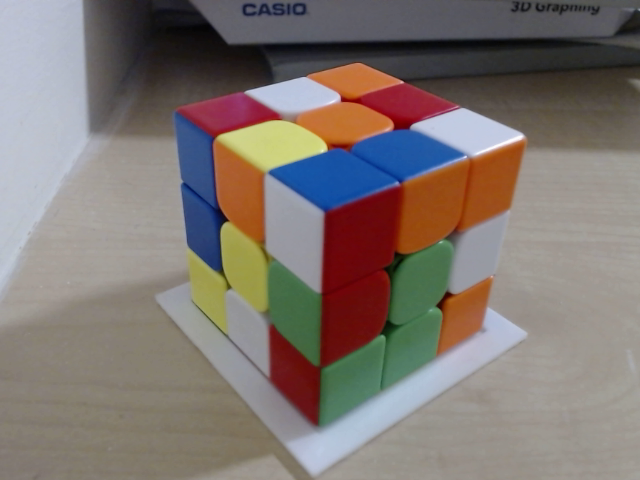
#> input picture CubeSolver2/full pictures/v4-7-test/test-1-1.png, 640 x 480 px
$ python TrainingImagesExtractor.py
#> lines starting #> are read from the running program, lines starting #| are printed output that depends on the picture; after the words box and inside, x2 and y2 are one past the last pixel; in counts of white or black regions, pixels touching at a corner belong together
import cv2
import os

testing_folder_path = os.path.join(os.path.dirname(os.path.dirname(__file__)), "testing")
fullpic_folder_path = os.path.join(os.path.dirname(os.path.dirname(__file__)), "full pictures", "v4-7-test")
os.makedirs(testing_folder_path, exist_ok=True)

def get_next_set_number():
    count = 1  # Start checking from 1
    while True:
        # Define the prefix and the substring to check
        prefix = f'{count}-'
        substring = f'.{count}-'

        # Check if there are files with either the prefix or the substring
        files_with_prefix_or_substring = any(fn.startswith(prefix) for fn in os.listdir('.'))
        files_two = any(substring in fn for fn in os.listdir('.'))
        if files_with_prefix_or_substring == True or files_two == True:
            pass
        else:
            return count  # Return the first available number
        count += 1
        # Increment to check the next number

# Determine the starting set number based on existing files
starting_set_number = get_next_set_number()
# Dictionary of polygons with keys as identifiers
polygons = {
    'F1': (247, 240, 24, 21),
    'F2': (295, 224, 21, 18),
    'F3': (331, 210, 21, 17),
    'F4': (283, 260, 39, 19),
    'F5': (336, 238, 25, 22),
    'F6': (370, 222, 26, 20),
    'F7': (337, 277, 33, 26),
    'F8': (380, 256, 29, 24),
    'F9': (415, 236, 29, 23),
    'L1': (227, 269, 26, 30),
    'L2': (266, 291, 35, 33),
    'L3': (313, 314, 37, 34),
    'L4': (229, 319, 32, 35),
    'L5': (271, 345, 24, 24),
    'L6': (318, 370, 29, 26),
    'L7': (234, 373, 21, 21),
    'L8': (274, 400, 23, 22),
    'L9': (318, 426, 25, 24),
    'D1': (362, 316, 24, 27),
    'D2': (404, 293, 23, 23),
    'D3': (440, 272, 21, 22),
    'D4': (363, 372, 24, 25),
    'D5': (403, 348, 20, 21),
    'D6': (434, 325, 22, 23),
    'D7': (361, 426, 22, 24),
    'D8': (400, 395, 21, 22),
    'D9': (431, 374, 20, 21)
}

# Input image path
input_image_path = os.path.join(fullpic_folder_path, "test-1-1.png")

# Create output directory if it doesn't exist

# Labels and starting set number
grid_labels = ['F', 'L', 'D']  # Labels corresponding to the face of the cube

# Load the image from the directory
frame = cv2.imread(input_image_path)
#> frame is the input picture: shape (480, 640, 3); mean B, G, R 113.1, 118.1, 127.5

if frame is None:
    print(f"Error: Failed to load image from {input_image_path}")
else:
    # Naming the files based on the grid_index and coordinates
    for grid_index, grid_label in enumerate(grid_labels):
        for i in range(3):
            for j in range(3):
                # Calculate the region index based on grid index, i, and j
                region_key = f'{grid_label}{3 * i + j + 1}'
                if region_key in polygons:
                    x, y, w, h = polygons[region_key]
                    roi = frame[y:y+h, x:x+w]

                    # Filename generation
                    filename = f"{testing_folder_path}\{starting_set_number}-{grid_index + 1}-{region_key}.png"
                    cv2.imwrite(filename, roi)
                    print(f"Saved: {filename}")
#> this loop made 3 passes
#> pass 1, `cv2.imwrite(filename, roi)`:
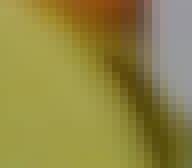
#> saved as 1-1-F1.png: shape (21, 24, 3) (shown 8 times larger); mean B, G, R 67.9, 134.4, 144.9
#> pass 1, `cv2.imwrite(filename, roi)`:
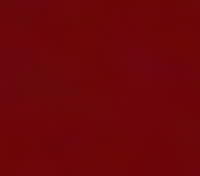
#> saved as 1-1-F5.png: shape (22, 25, 3) (shown 8 times larger); mean B, G, R 9.7, 5.8, 108.5
#> pass 1, `cv2.imwrite(filename, roi)`:
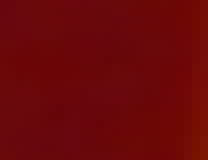
#> saved as 1-1-F6.png: shape (20, 26, 3) (shown 8 times larger); mean B, G, R 9.2, 7.8, 107.3
    # Display the resulting frame with rectangles around the regions
    for (x, y, w, h) in polygons.values():
        cv2.rectangle(frame, (x, y), (x+w, y+h), (0, 255, 0), 2)
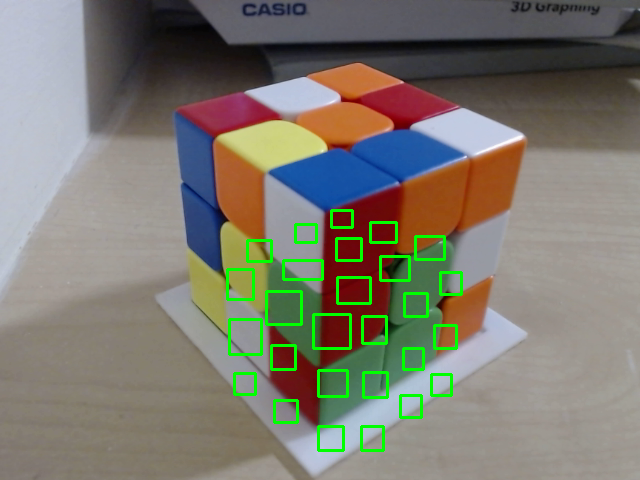
#> frame: shape (480, 640, 3); 2.59% of pixels changed, all inside (x1, y1, x2, y2) = (226, 209, 463, 452)
    cv2.imshow('Original Image with Regions', frame)

    # Wait for a key press to close the windows
    cv2.waitKey(0)

# Close all OpenCV windows
cv2.destroyAllWindows()
